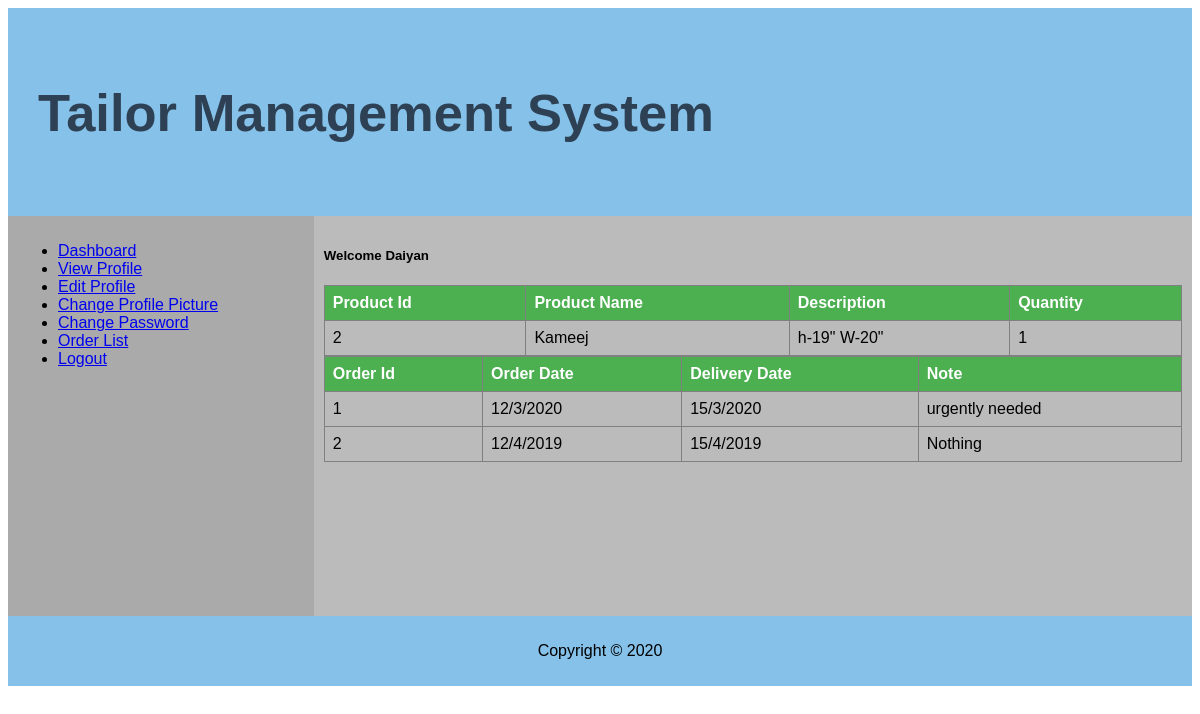
The page /ntailor.php (signed in) on the database its author committed.
### tables this page shows
CREATE TABLE `products` (
  `pid` bigint(100) NOT NULL,
  `tid` int(50) NOT NULL,
  `pname` varchar(50) NOT NULL,
  `description` varchar(100) NOT NULL,
  `pquantity` mediumint(100) NOT NULL,
  `price` int(50) NOT NULL
);

CREATE TABLE `order_list` (
  `oid` bigint(100) NOT NULL,
  `user_ID` int(50) NOT NULL,
  `oname` varchar(50) NOT NULL,
  `oquantity` mediumint(100) NOT NULL,
  `order_date` varchar(100) NOT NULL,
  `delivery_date` varchar(100) NOT NULL,
  `note` varchar(100) NOT NULL
);

### ntailor.php (the view, shortened to what this page needs)
<?php
$userName=$_SESSION['userName'];
?>
<html>
<head>
</head>
<body>
<div class="grid-container">
  <div class="header">
    <h2 style="color: #2E4053"; align="left">Tailor Management System </h2>
  </div>
  <div class="left" style="background-color:#aaa;">
  <ul>
  <li><a href="ntailor.php">Dashboard</a></li>
  <li><a href="tailor_view.php?userName=<?php echo $userName; ?>">View Profile</a></li>
  <li><a href="tailor_edit.php">Edit Profile</a></li>
  <li><a href="tailor_changepic.php">Change Profile Picture</a></li>
  <li><a href="tailor_changepass.php">Change Password</a></li>
  <li><a href="tailor_taken_order.php">Order List</a></li>
    <li><a href="logout.php">Logout</a></li>
</ul>
  </div>
  <div class="middle" style="background-color:#bbb;"><?php
    $name=$_SESSION['name'];
    echo "<h5>Welcome $name</h5>";
    ?>
      <?php
  $con=mysqli_connect("localhost","root","","db");
  $sql="SELECT `pid`, `pname`, `description`, `pquantity` FROM products ";
  $result=mysqli_query($con,$sql);
  if(mysqli_num_rows($result)>0)
   {
    ?>
    <table border='1' cellpadding='8'>
      <tr>
        <th>Product Id</th>
        <th>Product Name</th>
        <th>Description</th>
        <th>Quantity</th>
        </tr>
    <?php
    while($row=mysqli_fetch_array($result))
    {
      echo "<tr>";
      echo "<td>".$row['pid']."</td>";
      echo "<td>".$row['pname']."</td>";
      echo "<td>".$row['description']."</td>";
      echo "<td>".$row['pquantity']."</td>";
      echo "</tr>";
    }
    echo "</table>";
   }
   else
   {
    echo "No data found.<br/>";
   }
    ?>
    <?php
$con=mysqli_connect("localhost","root","","db");
  $sql="SELECT `oid`, `order_date`, `delivery_date`, `note` FROM `order_list`";
  $result=mysqli_query($con,$sql);
  if(mysqli_num_rows($result)>0)
   {
    ?>
    <table border='1' cellpadding='8'>
      <tr>
        <th>Order Id</th>
        <th>Order Date</th>
        <th>Delivery Date</th>
        <th>Note</th>
      </tr>
    <?php
    while($row=mysqli_fetch_array($result))
    {
      echo "<tr>";
      echo "<td>".$row['oid']."</td>";
      echo "<td>".$row['order_date']."</td>";
      echo "<td>".$row['delivery_date']."</td>";
      echo "<td>".$row['note']."</td>";
      echo "</tr>";
    }
    echo "</table>";
   }
   else
   {
    echo "No data found.<br/>";
   }
?>
    </div>
  <div class="footer">
    <p>Copyright © 2020</p>
  </div>
</div>
</body>
</html>

### ntailor.php (style rules this page uses)
* { box-sizing: border-box; }
body { font-family: Arial, Helvetica, sans-serif; }
.header { grid-area: header; background-color: #85C1E9; padding: 30px; text-align: center; font-size: 35px; }
.grid-container { display: grid; grid-template-areas: 'header header header header header header' 'left middle middle middle middle middle' 'footer footer footer footer footer footer'; }
.left, .middle, .right { padding: 10px; height: 400px; overflow: scroll; }
.left { grid-area: left; }
.middle { grid-area: middle; }
.footer { grid-area: footer; background-color: #85C1E9; padding: 10px; text-align: center; }
table { border-collapse: collapse; width: 100%; }
th, td { text-align: left; padding: 8px; }
th { background-color: #4CAF50; color: white; }

### rows shown on the page
products: pid "2", pname "Kameej", description "h-19\" W-20\"", pquantity "1"
order_list: oid "1", order_date "12/3/2020", delivery_date "15/3/2020", note "urgently needed"
order_list: oid "2", order_date "12/4/2019", delivery_date "15/4/2019", note "Nothing"

### other values the page prints
$name "Daiyan"
